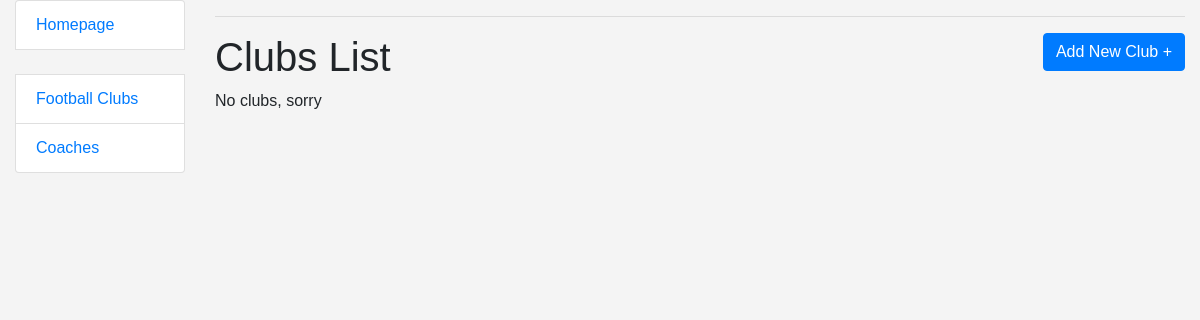
The page /football/clubs/ on the database as committed earlier.
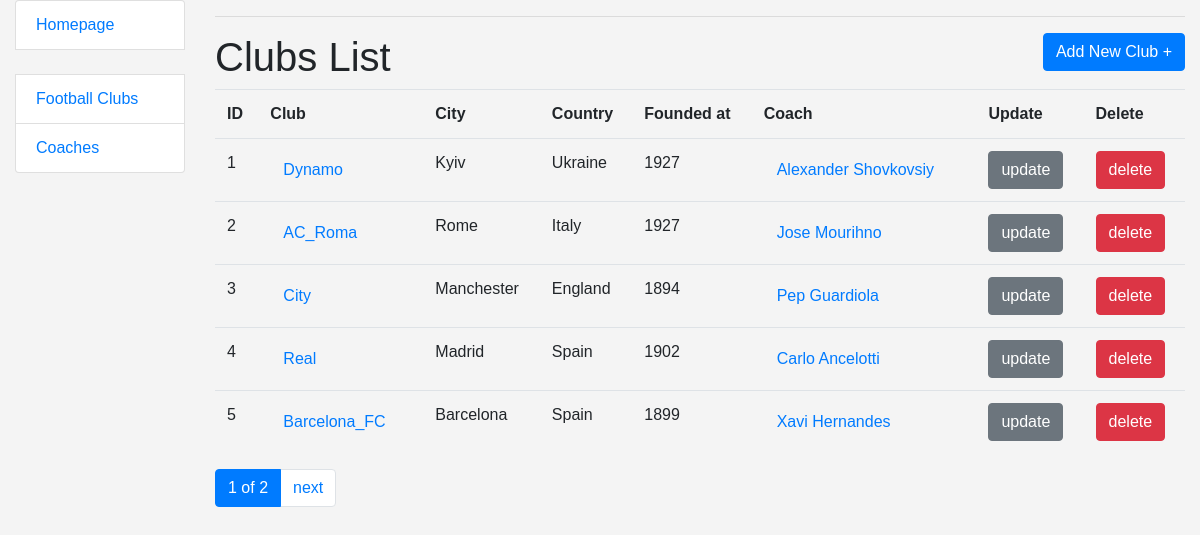
The same page on the database as committed later.
### football/models.py (models this page shows, shortened)
class Club(models.Model):
    coach = models.OneToOneField(
        Coach, related_name="club", on_delete=models.SET_NULL, null=True
    )
    name = models.CharField(max_length=255, unique=False, blank=False, null=False)
    city = models.CharField(max_length=255, unique=False, blank=False, null=False)
    country = models.CharField(max_length=255, unique=False, blank=False, null=False)
    year = models.PositiveIntegerField(
        validators=[
            MinValueValidator(1700, message="Year must be 1700 or greater."),
            MaxValueValidator(
                datetime.datetime.now().year, message="Year cannot be in the future."
            ),
        ],
    )
    class Meta:
        unique_together = ["name", "city"]
    def get_absolute_url(self):
        return reverse("football:club-detail", args=[str(self.id)])

class Coach(models.Model):
    first_name = models.CharField(max_length=255, unique=False, blank=False, null=False)
    last_name = models.CharField(max_length=255, unique=False, blank=False, null=False)
    age = models.PositiveIntegerField(
        validators=[
            MinValueValidator(18, message="Coach can't be younger than 18"),
            MaxValueValidator(90, message="Coach can't be older than 90"),
        ],
    )
    nationality = models.CharField(
        max_length=255, unique=False, blank=False, null=False
    )
    class Meta:
        verbose_name_plural = "coaches"
    def get_absolute_url(self):
        return reverse("football:coach-detail", args=[str(self.id)])

### football/views.py (the view)
# urls.py: path("clubs/", ClubListView.as_view(), name="club-list"),
class ClubListView(generic.ListView):
    model = Club
    template_name = "football/club_list.html"
    paginate_by = 5
    context_object_name = "clubs_list"

### templates/football/club_list.html
{% extends "base.html" %}
{% load crispy_forms_filters %}
{% block content %}
  <hr>
  <h1>
    Clubs List
  <a style="float: right" class="btn btn-primary" href="{% url 'football:club-create' %}">Add New Club +</a>
  </h1>
  {% if clubs_list %}
    <table class="table">
    <tr>
      <th>ID</th>
      <th>Club</th>
      <th>City</th>
      <th>Country</th>
      <th>Founded at</th>
      <th>Coach</th>
      <th>Update</th>
      <th>Delete</th>
    </tr>
    {% for club in clubs_list %}
    <tr>
      <td>
        {{club.id}}
      </td>
      <td>
        <button class="btn btn-link" onclick="window.location='{{ club.get_absolute_url }}';">{{ club.name }}</button>
      </td>
      <td>
        {{ club.city }}
      </td>
      <td>
        {{ club.country }}
      </td>
        <td>
            {{ club.year }}
        </td>
      <td>
        <button class="btn btn-link" onclick="window.location='{{ club.coach.get_absolute_url }}';">{{ club.coach.first_name }} {{ club.coach.last_name }}</button>
      </td>
        <td>
            <a class="btn btn-secondary" href="{% url 'football:club-update' pk=club.id %}">update</a>
        </td>
      <td>
            <a class="btn btn-danger" href="{% url 'football:club-delete' pk=club.id %}">delete</a>
      </td>
    </tr>
    {% endfor %}
    </table>
    {% else %}
      <p>No clubs, sorry</p>
    {% endif %}
{% endblock %}

### templates/base.html (shortened to what this page needs)
<!DOCTYPE html>
<html lang="en">
<head>
  <link rel="stylesheet"
      href="https://cdn.jsdelivr.net/npm/bootstrap@4.5.3/dist/css/bootstrap.min.css"
>
  {% load static %}
  <link rel="stylesheet" href="{% static 'css/styles.css' %}">
</head>
<body>
<div class="container-fluid">
  <div class="row">
      <div class="col-sm-2">
      {% block sidebar %}
        {% include "sidebar.html" %}
      {% endblock %}
    </div>
    <div class="col-sm-10 ">
      {% block content %}{% endblock %}
      {% block pagination %}
        {% include "pagination.html" %}
      {% endblock %}
    </div>
  </div>
</div>
</body>
</html>

### templates/sidebar.html
<ul class="sidebar-nav list-group">
<li class="list-group-item"><a href="{% url 'football:index'%}">Homepage</a></li>
  <br>
  <li class="list-group-item"><a href="{% url 'football:club-list' %}">Football Clubs</a></li>
  <li class="list-group-item"><a href="{% url 'football:coach-list' %}">Coaches</a></li>
</ul>

### templates/pagination.html (shortened to what this page needs)
{% if is_paginated %}
  <ul class="pagination">
    <li class="page-item active">
      <span class="page-link">{{ page_obj.number }} of {{ paginator.num_pages }}</span>
    </li>
    {% if page_obj.has_next %}
      <li class="page-item">
        <a href="?page= {{ page_obj.next_page_number }}" class="page-link">next</a>
      </li>
    {% endif %}
  </ul>
{% endif %}

### static/css/styles.css (style rules this page uses)
body { font-family: 'Arial', sans-serif; background-color: #f4f4f4; margin: 0; padding: 0; }

Rows that differ between the two databases and show on the page:
added Club: id "1", name "Dynamo", city "Kyiv", country "Ukraine", year "1927", coach.first_name "Alexander", coach.last_name "Shovkovsiy"
added Club: id "2", name "AC_Roma", city "Rome", country "Italy", year "1927", coach.first_name "Jose", coach.last_name "Mourihno"
added Club: id "3", name "City", city "Manchester", country "England", year "1894", coach.first_name "Pep", coach.last_name "Guardiola"
added Club: id "4", name "Real", city "Madrid", country "Spain", year "1902", coach.first_name "Carlo", coach.last_name "Ancelotti"
added Club: id "5", name "Barcelona_FC", city "Barcelona", country "Spain", year "1899", coach.first_name "Xavi", coach.last_name "Hernandes"
Other text that changed with them:
{{ page_obj.number }}: (not shown) → "1"
{{ paginator.num_pages }}: (not shown) → "2"
text no longer shown: "No clubs, sorry"
text now shown: "ID Club City Country Founded at Coach Update Delete of next"
